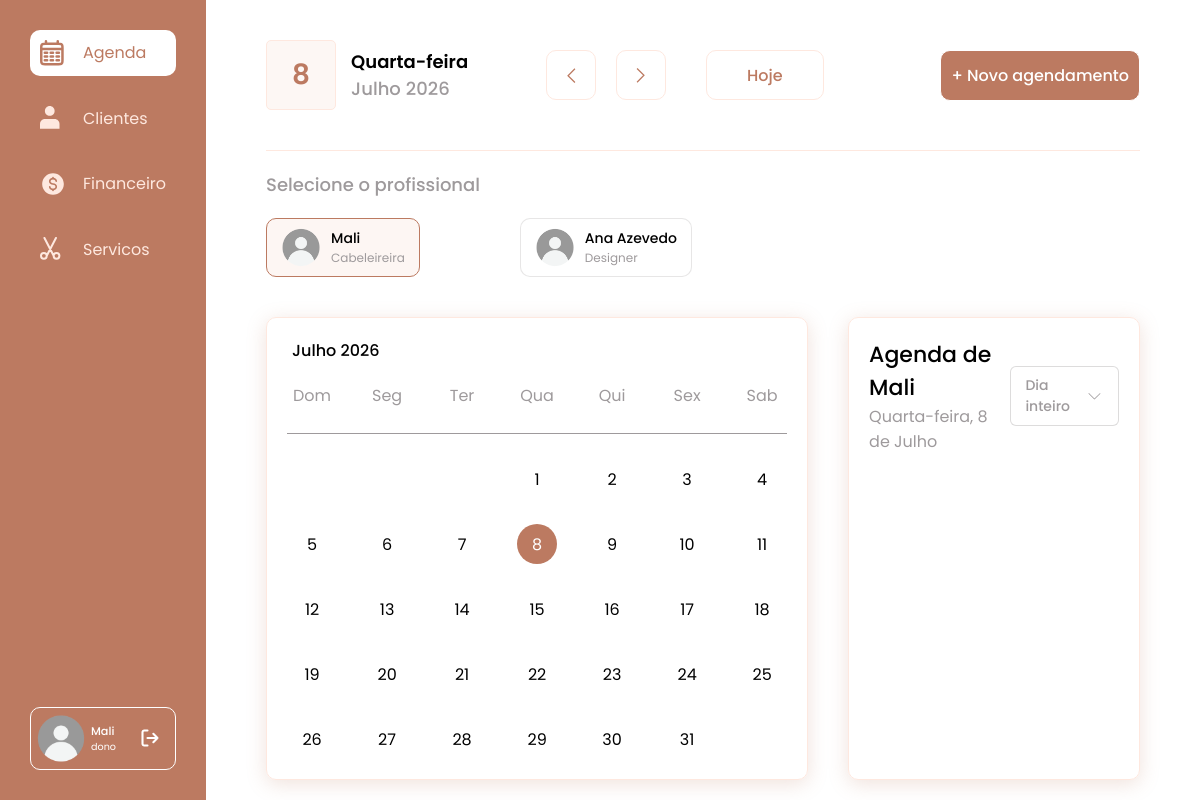
/ (signed in), run on an earlier commit of the app's database.
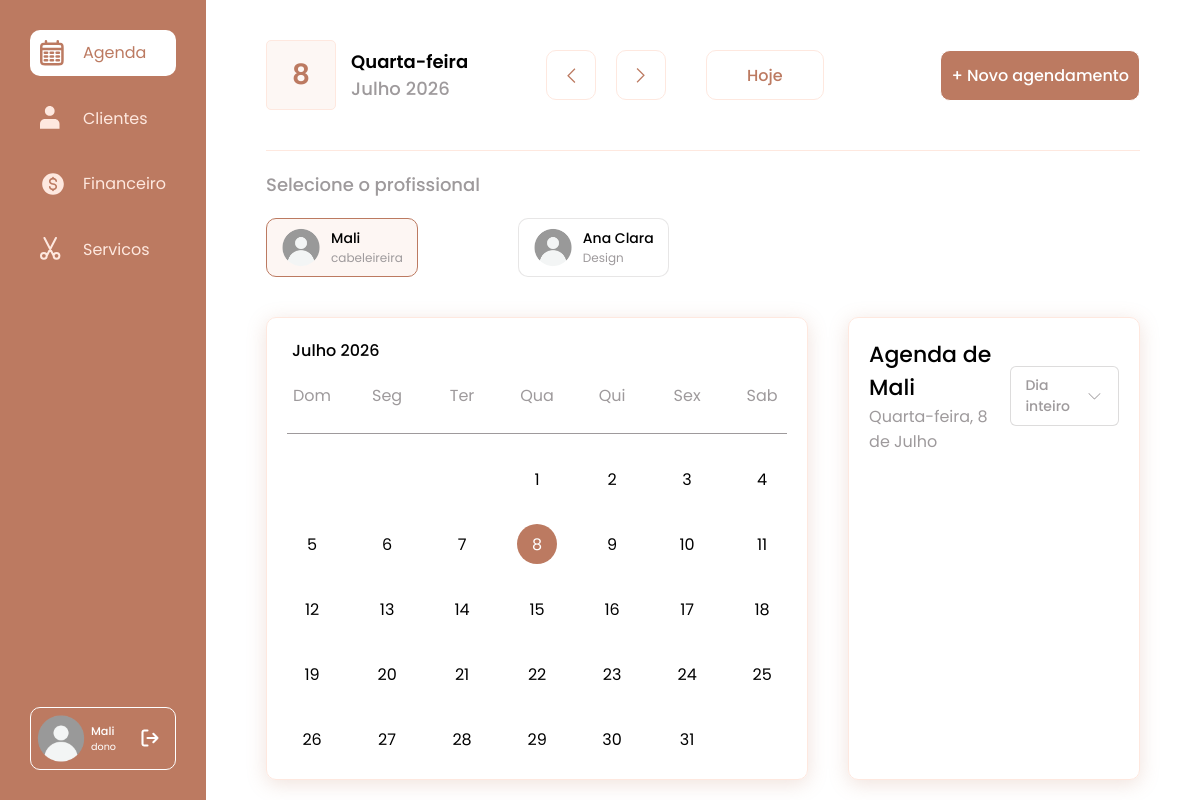
And on a later commit of the database.
### tables this page shows
CREATE TABLE funcionarios (
            id       INTEGER PRIMARY KEY AUTOINCREMENT,
            nome     TEXT NOT NULL UNIQUE,
            cargo    TEXT NOT NULL CHECK(cargo IN ('dono', 'profissional')),
            funcao   TEXT NOT NULL,
            senha    TEXT NOT NULL
        );

### app.py (the view)
@app.route("/")
@login_required     #Verifica se existe um funcionario logado
def home():
    funcionarios = funcionario_service.mostrarFuncionariosWeb()
    sessaoFun = {
        "funcionario_id": session["funcionario_id"],
        "funcionario_nome": session["funcionario_nome"],
        "funcionario_cargo": session["funcionario_cargo"],
        "funcionario_funcao": session["funcionario_funcao"]
    }
    return render_template("home.html",funcionarios=funcionarios, sessaoFun = sessaoFun)

### auth.py (called while the page is built)
def login_required(f):
    @wraps(f)
    def wrapper(*args, **kwargs):
        if "funcionario_id" not in session:
            return redirect(url_for("login"))
        return f(*args, **kwargs)
    return wrapper

### core/database.py (called while the page is built)
def conectar():
    pasta_raiz = Path(__file__).parent.parent
    caminho = pasta_raiz / "dataBase" / "banco.db"
    return sqlite3.connect(caminho)

### services/services.py (called while the page is built)
  def mostrarFuncionariosWeb(self) -> list:
    conexao = conectar()
    cursor = conexao.cursor()
    cursor.execute("SELECT id, nome, cargo, funcao FROM funcionarios")
    funcionariosEncontrados = cursor.fetchall()
    return funcionariosEncontrados

### templates/home.html (shortened to what this page needs)
{% extends 'base.html' %}
{%block id%}home{%endblock%}
{%block conteudo%}
<header class="header-bg">
  <div class="header">
    <menu>
      <li class="ativo">
        <a href="">
          <span>Agenda</span>
        </a>
      </li>
      <li>
        <a href="">
          <span>Clientes</span>
        </a>
      </li>
      <li>
        <a href="">
          <span>Financeiro</span>
        </a>
      </li>
      <li>
        <a href="">
          <span>Servicos</span>
        </a>
      </li>
    </menu>
    <div class="usuario-header">
      <div>
        <img src="{{ url_for('static', filename='imagens/user.png') }}" alt="Usuário">
      </div>
      <div class="usuario-text cor-1">
        <h3>{{sessaoFun.funcionario_nome}}</h3>
        <span>{{sessaoFun.funcionario_cargo}}</span>
      </div>
      <a href="{{ url_for('logoutFunc') }}" class="btn-logout" title="Sair">
      </a>
    </div>
  </div>
</header>
<main class="main-bg">
  <div class="main">
    <div class="header-main">
      <div class="mostra">
        <div class="mostra-data cor-p1">
          <h2 class="mostraDia" data-diaCima=""></h2>
          <div>
            <h2 class="mostraDiaSemana cor-2" data-diaCima="">Terca-feira</h2>
            <div class="mesAno cor-3">
              <h2 class="mostraMes texto-menor" data-mesCima=""></h2>
              <h2 class="mostraAno texto-menor" data-anoCima=""></h2>
            </div>
          </div>
        </div>
        <div class="setas-calendario">
          <span onclick="somaSubtrai(-1)"><svg width="14" height="24" viewBox="0 0 14 24" fill="none" xmlns="http://www.w3.org/2000/svg">
              <path d="M0.707153 0.707108L11.7072 11.7071L0.707153 22.7071" stroke-width="2" />
            </svg></span>
          <span onclick="somaSubtrai(+1)"><svg width="14" height="24" viewBox="0 0 14 24" fill="none" xmlns="http://www.w3.org/2000/svg">
              <path d="M0.707153 0.707108L11.7072 11.7071L0.707153 22.7071" stroke-width="2" />
            </svg></span>
        </div>
        <span onclick="hoje()" class="hoje" data-dentro="hoje">Hoje</span>
      </div>
      <button href="" class="btn" onclick="abreModal('agendamento')">+ Novo agendamento</button>
    </div>
    <div class="main-profissional">
      <h2 class="texto-menor cor-3">Selecione o profissional</h2>
      <ul class="lista-profissionais">
        {% for funcionario in funcionarios %}
        <li data-id="{{funcionario[0]}}" class="funcionario" data-nome="{{funcionario[1]}}">
          <div>
            <img src="{{ url_for('static', filename='imagens/user.png') }}" alt="Usuário">
          </div>
          <div class="profissionais-texto">
            <h3>{{ funcionario[1]}}</h3>
            <span>{{funcionario[3]}}</span>
          </div>
        </li>
        {% endfor %}
      </ul>
    </div>
    <div class="calendario">
      <span class="anoCalendario">2026</span>
      <div class="cima-calendario cor-3">
        <span>Dom</span>
        <span>Seg</span>
        <span>Ter</span>
        <span>Qua</span>
        <span>Qui</span>
        <span>Sex</span>
        <span>Sab</span>
      </div>
      <div class="dias-calendario">
      </div>
    </div>
    <div class="agenda">
      <div class="cabecalho-agenda">
        <div class="cabecalho-agenda-texto">
          <h2 class="cor-2 texto agenda-titulo">Agenda da Mali</h2>
          <span class="cor-3 dia-semana"></span>
        </div>
        <div class="drop-down-filtro" data-filtro="tudo">
          <span>Dia inteiro</span>
        </div>
      </div>
      <div class="agenda-horarios">
        <div class="horarioTudo">
        </div>
      </div>
    </div>
  </div>
</main>
{%endblock%}

### templates/base.html (shortened to what this page needs)
<!DOCTYPE html>
<html lang="pt-br">
<head>
  <link rel="stylesheet" href="static/css/style.css">
</head>
<body id="{%block id%}{%endblock%}">
{%block conteudo%}
{%endblock%}
</body>
</html>

### static/css/global/global.css (style rules this page uses)
* { padding: 0; margin: 0; box-sizing: border-box; scroll-behavior: smooth; font-family: "Poppins", sans-serif; }
li { list-style: none; }
img { display: block; max-width: 100%; }
a { text-decoration: none; display: block; }
span { display: block; }

### static/css/global/header.css (style rules this page uses)
.header-bg { grid-column: 1; height: 100vh; }
.header { display: flex; flex-direction: column; position: sticky; inset: 0 0 0; height: 100%; background: var(--cor-p1); padding: 30px; gap: 50px; transition: 0.3s; justify-content: space-between; }
.header menu { display: flex; flex-direction: column; gap: 20px; }
.header menu li.ativo a, .header menu li a:hover { background: var(--cor-1); color: var(--cor-p1); }
.header menu li.ativo svg { transition: 0.3s; fill: var(--cor-1); stroke: var(--cor-p1); }
.header menu li a { display: grid; grid-template-columns: 23px max-content; gap: 20px; padding: 10px; color: var(--cor-p2); border-radius: 10px; }
.header menu li:last-child svg { transition: 0.3s; fill: none; stroke: var(--cor-p2); }
.header menu li svg { text-align: center; fill: var(--cor-p2); }
.usuario-header { display: flex; border: 1px solid var(--cor-1); border-radius: 10px; align-items: center; padding: 5px; gap: 5px; }
.usuario-header img { max-width: 50px; }
.usuario-header div h3 { font-size: 0.7rem; font-weight: 500; }
.usuario-header div span { font-size: 0.6rem; font-weight: 400; }
.usuario-text { flex-grow: 1; }
.btn-logout { color: var(--cor-1); display: flex; align-items: center; justify-content: center; padding: 6px; border-radius: 8px; transition: background-color 0.2s ease, color 0.2s ease; margin-right: 4px; cursor: pointer; }

### static/css/componentes/cores.css (style rules this page uses)
:root { --cor-1: #fff; --cor-2: #000; --cor-3: #9E9A9C; --cor-p1: #bc7a61; --cor-p2: #fee8df; }
.cor-1 { color: var(--cor-1); }
.cor-2 { color: var(--cor-2); }
.cor-3 { color: var(--cor-3); }
.cor-p1 { color: var(--cor-p1); }

### static/css/componentes/botoes.css (style rules this page uses)
.btn { background: var(--cor-p1); border: none; padding: 12px 10px; border-radius: 10px; color: var(--cor-1); font-weight: 500; cursor: pointer; border: 1px solid var(--cor-1); transition: 0.3s; }

### static/css/componentes/tipografia.css (style rules this page uses)
:root { --titulo: 1.75rem; --sub-titulo: 1.5rem; --texto: 1.375rem; --texto-menor: 1.125rem; }
.texto { font-size: var(--texto); }
.texto-menor { font-size: var(--texto-menor); }

What changed in the data, as far as the page shows it:
changed funcionarios "Mali": funcao "Cabeleireira" → "cabeleireira"
changed funcionarios: nome "Ana Azevedo" → "Ana Clara"; funcao "Designer" → "Design"
